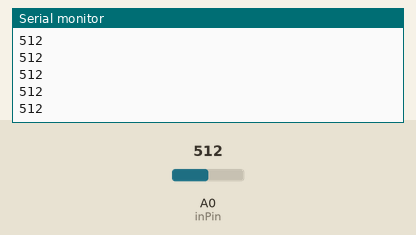
Bench run of a sketch on a simulated Arduino Uno, built with avr-gcc and run on an emulated ATmega328P. On the bench: the last lines printed to the serial monitor. Inputs (shaded band) come from the test bench; at power-on: A0 (inPin) = 512.

Above: at 1.2 s.
1.3 s: A0 (inPin) set to 716
At 1.68 s:
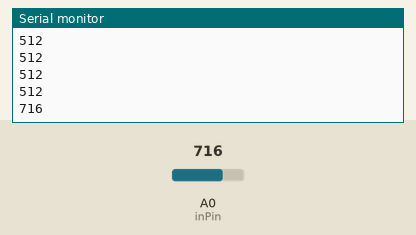
2.8 s: A0 (inPin) set to 900
At 2.94 s:
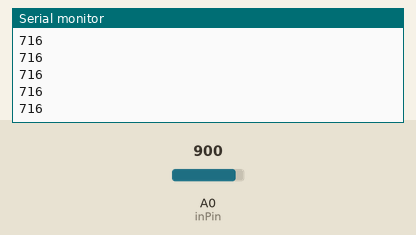
Timing chart, 0 to 5.8 s (numbered marks = the images above; inputs shaded):
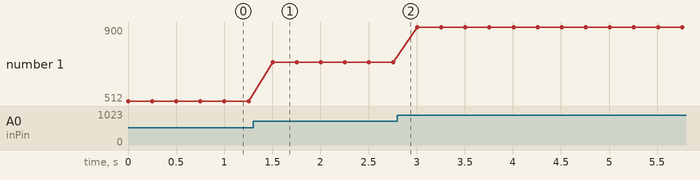

Measured:
- after the input at 1.3 s, the serial monitor: prints a new line after 0.20 s (image 1)
- plotted number 1: 512 → 716 after the input at 1.3 s, 716 → 900 after the input at 2.8 s

The sketch:

problem3.ino
```cpp
int inPin = A0;
int val;
int x;
void setup()
{
    pinMode(inPin, INPUT);
    Serial.begin(9600);
    analogRead(inPin);

}

void loop()
{

    val = analogRead(inPin);
    Serial.println(analogRead(inPin));
    delay(250);


}
```
